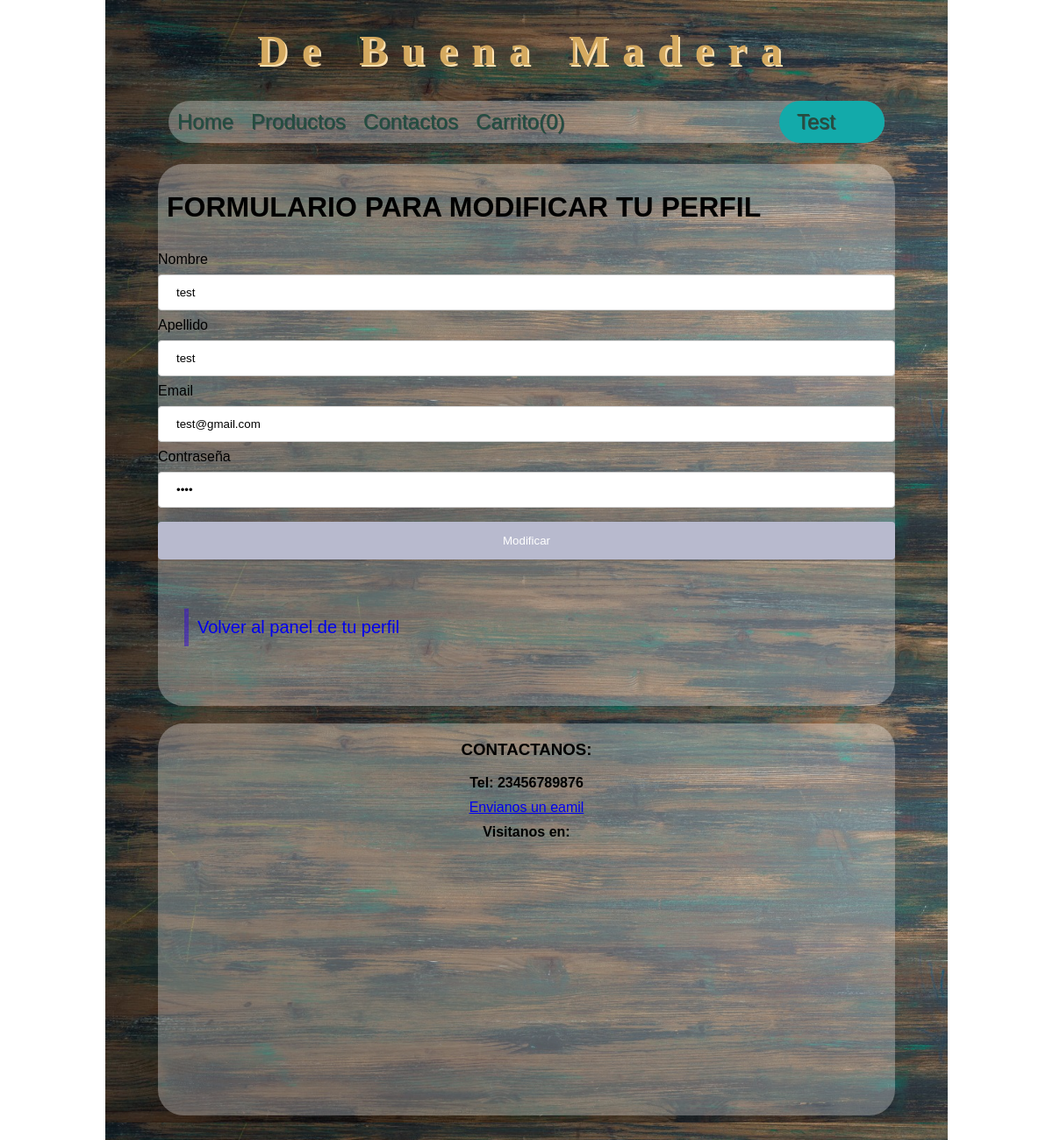
The app's page /formModificarPerfil.php?idUsuario=2 (signed in) with its own data.
### tables this page shows
CREATE TABLE `usuarios` (
  `idUsuario` int(11) NOT NULL,
  `usuNombre` varchar(45) NOT NULL,
  `usuApellido` varchar(45) NOT NULL,
  `email` varchar(45) NOT NULL,
  `pass` varchar(255) NOT NULL,
  `rol` tinyint(1) NOT NULL DEFAULT '0'
);

### class/Usuario.php (called while the page is built, shortened)
<?php
class Usuario
{
    public function verUsuarioComunPorId()
    {
        $idUsuario = $_GET['idUsuario'];
        $link = Conexion::conectar();
        $sql = "SELECT idUsuario,
                       usuNombre,
                       usuApellido,
                       email,
                       pass
                       FROM  usuarios
                    WHERE idUsuario=" . $idUsuario;
        $stmt = $link->prepare($sql);
        $stmt->execute();
        $usuario = $stmt->fetch();
        return $usuario;
    }
}

### formModificarPerfil.php (the view, shortened to what this page needs)
<?php
$Usuario = new Usuario;
$usuario = $Usuario->verUsuarioComunPorId();
include 'includes/nav.php';
?>
<main>
    <div class="contenido">
        <h1>Formulario para modificar tu perfil</h1>
        <form action="modificarPerfil.php" method="post" class="form">
            <label for="nom">Nombre</label>
            <br>
            <input type="text" id="nom" name="usuNombre" value="<?= $usuario['usuNombre']; ?>" required>
            <br>
            <label for="ape">Apellido</label>
            <br>
            <input type="text" id="ape" name="usuApellido" value="<?= $usuario['usuApellido']; ?>" required>
            <br>
            <label for="email">Email</label>
            <br>
            <input type="email" id="email" name="email" value="<?= $usuario['email']; ?>" required>
            <br>
            <label for="pass">Contraseña</label>
            <br>
            <input type="password" id="pass" name="pass" value="<?= $usuario['pass']; ?>" required>
            <br>
            <input type="submit" value="Modificar">
        </form>
        <br>
        <a href="perfilUsuario.php?idUsuario=<?=$_SESSION['usuarioComun']['Id'];?>"class="enlace" >
            Volver al panel de tu perfil
        </a>
        <br>
    </div>
</main>
<?php
include 'includes/footer.php';
?>

### css/style.css (style rules this page uses)
* { box-sizing: border-box; }
body { font-family: Arial, Helvetica, sans-serif; background-image: url("../images/fondo4.jpg"); background-size: 80%; background-repeat: repeat-y; background-position-x: center; margin: 0px auto; }
.header { text-align: center; font-size: 3rem; margin: 20px auto; padding: 0px auto; font-family: 'Times New Roman', Times, serif; letter-spacing: 1rem; max-width: 85%; color: rgb(212, 169, 95); text-shadow: 2px 2px moccasin; }
div.contenido { display: block; width: 70%; margin-left: 15%; margin-right: 15%; background-color: rgba(250, 250, 250, 0.3); border-radius: 29px; overflow: auto; margin-top: 20px; padding-bottom: 20px; }
h1, h2 { padding: 10px; }
h1, h3, h4::first-letter { text-transform: uppercase; }
a::first-letter { text-transform: uppercase; }
.enlace { padding: 10px; margin: 30px; margin-top: 30px; text-decoration: none; display: block; font-size: 20px; border-left: 5px solid rgba(55, 11, 212, 0.5); }
input[type=text], input[type=password], input[type=email], input[type=number] { width: 100%; padding: 12px 20px; margin: 8px 0; display: inline-block; border: 1px solid #ccc; border-radius: 4px; box-sizing: border-box; text-transform: initial; }
input::first-letter { text-transform: uppercase; }
input[type=submit] { width: 100%; background-color: #b8bace; color: white; padding: 14px 20px; margin: 8px 0; border: none; border-radius: 4px; cursor: pointer; }

### records on screen
usuarios: usuNombre "test", usuApellido "test", email "test@gmail.com"

### other values on screen
$_SESSION['usuarioComun']["Apellido"] "Test"
